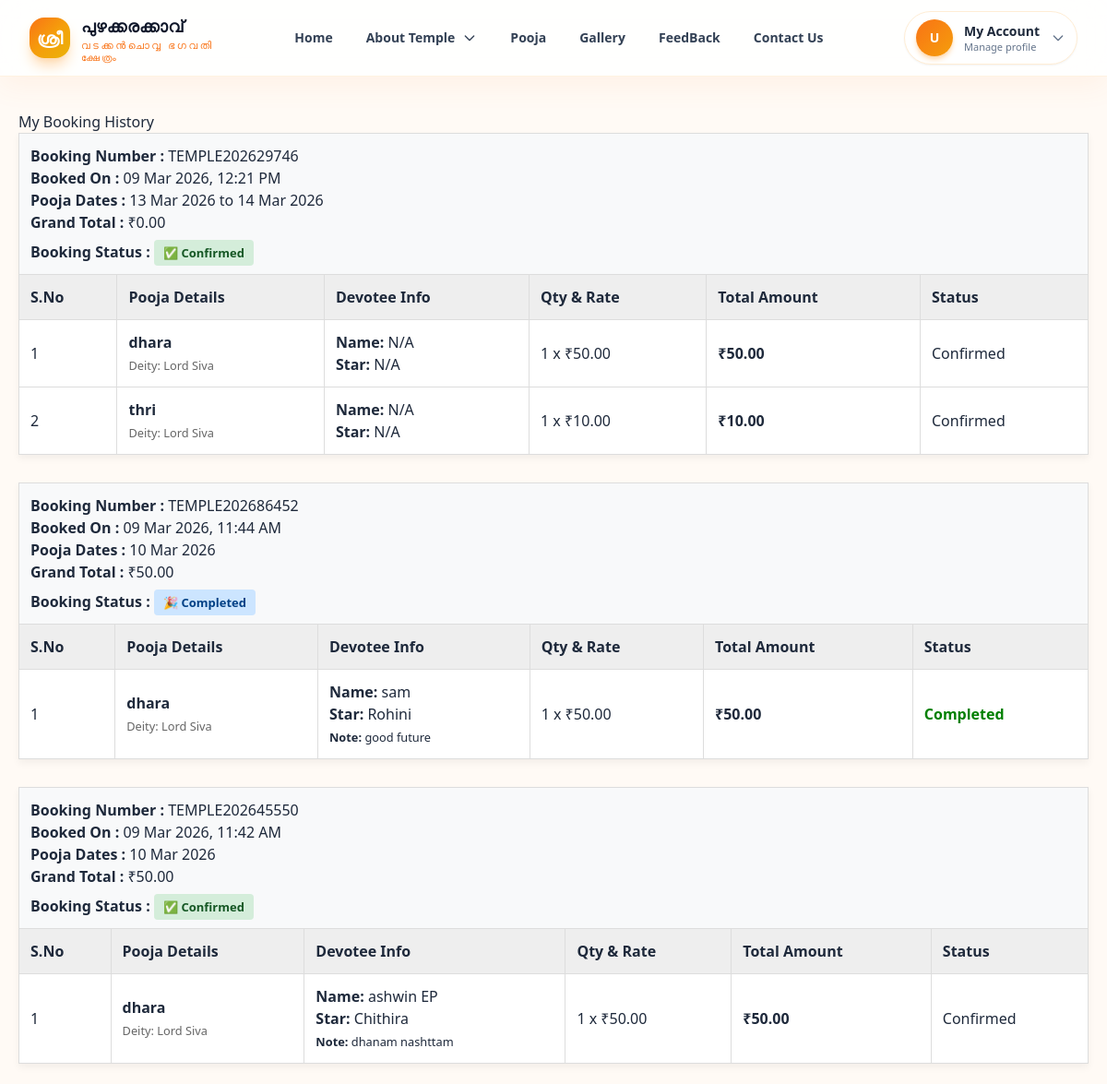
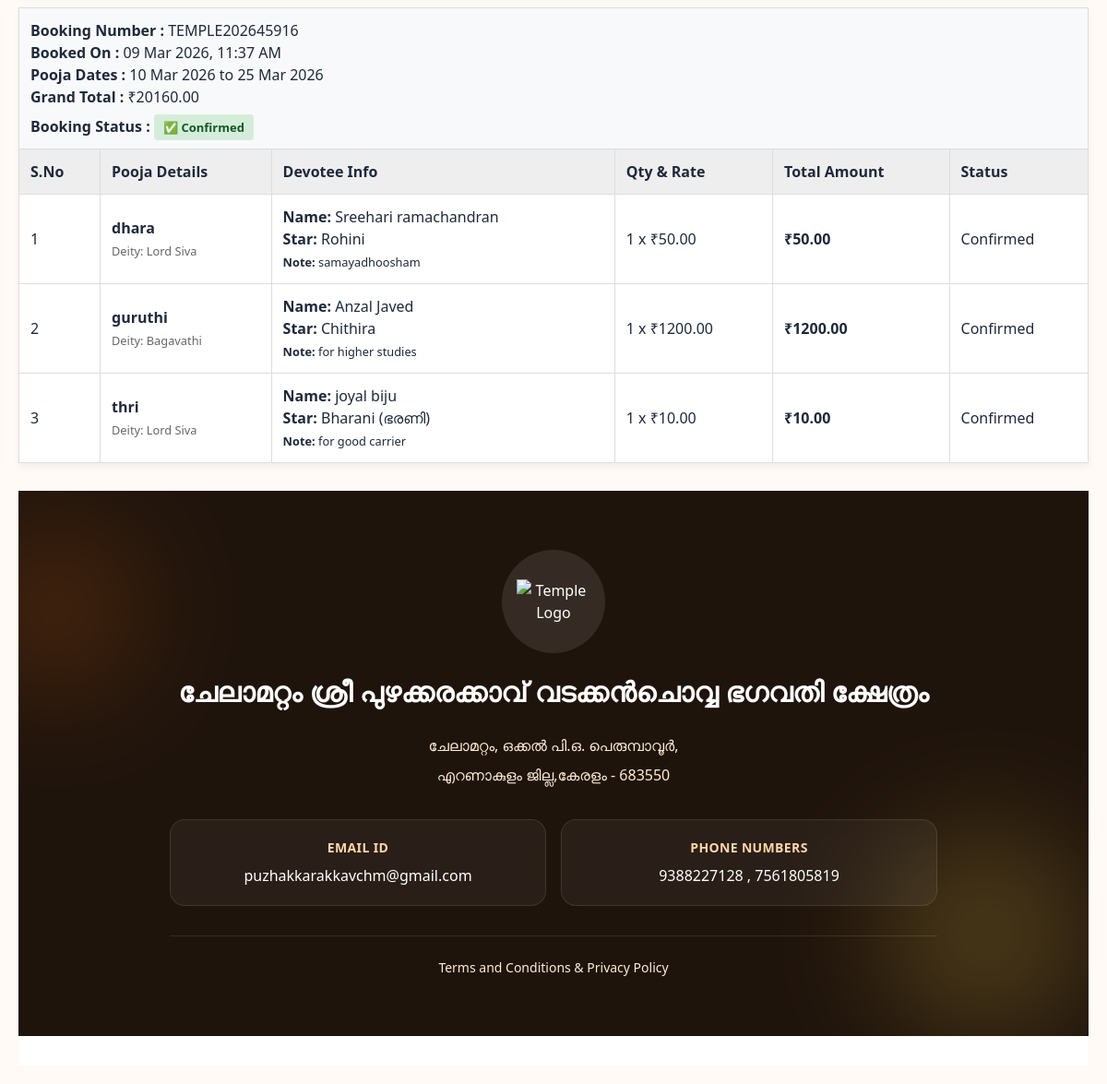
The page /User/Mybooking/ (signed in) on the database its author committed (2 pictures, top to bottom).
### User/models.py (models this page shows, shortened)
class tbl_booking(models.Model):
    class BookingStatus(models.IntegerChoices):
        PENDING = 0, "Pending"
        CONFIRMED = 1, "Confirmed"
        CANCELLED = 2, "Cancelled"
        COMPLETED = 3, "Completed"
    booking_number = models.CharField(max_length=30, unique=True)  # ex: TEMPLE2026XXXXX
    booking_date = models.DateTimeField(auto_now_add=True)
    booking_from_date = models.DateField()
    booking_to_date = models.DateField(blank=True, null=True)
    booking_status = models.IntegerField(choices=BookingStatus.choices, default=BookingStatus.PENDING)
    user_id = models.ForeignKey(tbl_user, on_delete=models.PROTECT)
    booking_subtotal = models.DecimalField(max_digits=10, decimal_places=2, default=0)
    booking_discount = models.DecimalField(max_digits=10, decimal_places=2, default=0)
    booking_total = models.DecimalField(max_digits=10, decimal_places=2, default=0)
    booking_notes = models.CharField(max_length=255, blank=True, null=True)
    cancelled_at = models.DateTimeField(blank=True, null=True)
    created_at = models.DateTimeField(auto_now_add=True)
    updated_at = models.DateTimeField(auto_now=True)
    class Meta:
        indexes = [
            models.Index(fields=["booking_number"]),
            models.Index(fields=["booking_status"]),
            models.Index(fields=["booking_from_date"]),
        ]

class tbl_booking_item(models.Model):
    class ItemStatus(models.IntegerChoices):
        PENDING = 0, "Pending"
        CONFIRMED = 1, "Confirmed"
        CANCELLED = 2, "Cancelled"
        COMPLETED = 3, "Completed"
    booking_id = models.ForeignKey(tbl_booking, on_delete=models.CASCADE, related_name="items")
    pooja_id = models.ForeignKey(tbl_pooja, on_delete=models.PROTECT)
    razorpay_order_id = models.CharField(max_length=100, null=True, blank=True)
    razorpay_payment_id = models.CharField(max_length=100, null=True, blank=True)
    razorpay_signature = models.CharField(max_length=255, null=True, blank=True)
    quantity = models.PositiveIntegerField(default=1)
    devotee_name = models.CharField(max_length=80, blank=True, null=True)
    birthstar_id = models.ForeignKey(tbl_birthstar, on_delete=models.PROTECT, blank=True, null=True)
    gotra = models.CharField(max_length=60, blank=True, null=True)
    special_request = models.CharField(max_length=255, blank=True, null=True)
    pooja_date = models.DateField()
    pooja_time = models.TimeField(blank=True, null=True)
    rate = models.DecimalField(max_digits=10, decimal_places=2)
    line_total = models.DecimalField(max_digits=10, decimal_places=2)
    item_status = models.IntegerField(choices=ItemStatus.choices, default=ItemStatus.PENDING)
    created_at = models.DateTimeField(auto_now_add=True)
    class Meta:
        indexes = [
            models.Index(fields=["pooja_date"]),
            models.Index(fields=["item_status"]),
        ]

### Admin/models.py (models this page shows, shortened)
class tbl_pooja(models.Model):
    pooja_name = models.CharField(max_length=120)
    pooja_details = models.TextField(blank=True, null=True)
    pooja_amount = models.DecimalField(max_digits=10, decimal_places=2)
    pooja_duration_mins = models.PositiveIntegerField(default=0)
    pooja_time_label = models.CharField(max_length=80, blank=True, null=True)
    deity_id = models.ForeignKey(tbl_deity, on_delete=models.PROTECT)
    pooja_is_active = models.BooleanField(default=True)
    created_at = models.DateTimeField(auto_now_add=True)
    updated_at = models.DateTimeField(auto_now=True)
    class Meta:
        unique_together = ("pooja_name", "deity_id")

class tbl_deity(models.Model):
    deity_name = models.CharField(max_length=80, unique=True)
    deity_image = models.FileField(upload_to="Assets/Admin/Deity/", null=True, blank=True)
    deity_is_active = models.BooleanField(default=True)

class tbl_birthstar(models.Model):
    birthstar_name = models.CharField(max_length=80, unique=True)

### User/views.py (the view)
# urls.py: path('Mybooking/',views.Mybooking,name="Mybooking"),
def Mybooking(request):
    bookingData = tbl_booking.objects.filter(
        user_id=request.session["uid"]
    ).exclude(
        booking_status=0
    ).order_by('-created_at') # Shows newest bookings first
    return render(request, 'User/MyBookings.html', {'bookingdata': bookingData})

### User/Templates/User/MyBookings.html (shortened to what this page needs)
{% extends 'User/Header.html' %}
{% block content %}
{% load mathfilters %}
<!DOCTYPE html>
<html lang="en">
<head>
    <link rel="stylesheet" href="https://cdnjs.cloudflare.com/ajax/libs/font-awesome/6.0.0/css/all.min.css">
</head>
<body>
    <h2>My Booking History</h2>
    {% for i in bookingdata %}
    <table class="booking-table">
        <tr class="booking-header">
            <td colspan="6">
                <strong>Booking Number :</strong> {{ i.booking_number }} <br>
                <strong>Booked On :</strong> {{ i.created_at|date:"d M Y, h:i A" }} <br>
                <strong>Pooja Dates :</strong> {{ i.booking_from_date|date:"d M Y" }}
                {% if i.booking_to_date %} to {{ i.booking_to_date|date:"d M Y" }} {% endif %} <br>
                <strong>Grand Total :</strong> ₹{{ i.booking_total }} <br>
                <div style="margin-top: 8px;">
                    <strong>Booking Status :</strong>
                    {% if i.booking_status == 1 %}
                        <span class="status-badge status-confirmed">✅ Confirmed</span>
                    {% elif i.booking_status == 2 %}
                        <span class="status-badge status-cancelled">❌ Cancelled</span>
                    {% elif i.booking_status == 3 %}
                        <span class="status-badge status-completed">🎉 Completed</span>
                    {% endif %}
                </div>
            </td>
        </tr>
        <tr style="background: #eee;">
            <th>S.No</th>
            <th>Pooja Details</th>
            <th>Devotee Info</th>
            <th>Qty & Rate</th>
            <th>Total Amount</th>
            <th>Status</th>
        </tr>
        {% for j in i.items.all %}
        <tr>
            <td>{{ forloop.counter }}</td>
            <td>
                <strong>{{ j.pooja_id.pooja_name }}</strong><br>
                <small style="color: #666;">Deity: {{ j.pooja_id.deity_id.deity_name }}</small>
            </td>
            <td>
                <strong>Name:</strong> {{ j.devotee_name|default:"N/A" }}<br>
                <strong>Star:</strong> {{ j.birthstar_id.birthstar_name|default:"N/A" }}
                {% if j.special_request %}
                    <br><small><strong>Note:</strong> {{ j.special_request }}</small>
                {% endif %}
            </td>
            <td>
                {{ j.quantity }} x ₹{{ j.rate }}
            </td>
            <td><strong>₹{{ j.line_total }}</strong></td>
            <td>
                {% if j.item_status == 1 %} Confirmed {% endif %}
                {% if j.item_status == 3 %} <span style="color: green; font-weight: bold;">Completed</span> {% endif %}
            </td>
        </tr>
        {% empty %}
        <tr>
            <td colspan="6" align="center">No poojas found in this booking.</td>
        </tr>
        {% endfor %}
    </table>
    {% empty %}
    <div style="background: #fff; padding: 20px; text-align: center; border-radius: 8px;">
        <p>You have no past bookings.</p>
        <a href="{% url 'User:ViewPoojas' %}" style="color: #2ecc71; text-decoration: none; font-weight: bold;">Book a Pooja Now</a>
    </div>
    {% endfor %}
</body>
</html>
{% endblock content %}

### User/Templates/User/MyBookings.html (style rules this page uses)
body { font-family: "Segoe UI", Arial, sans-serif; background: #f2f4f7; padding: 20px; }
.booking-table { width: 100%; border-collapse: collapse; background: #fff; margin-bottom: 30px; box-shadow: 0 4px 8px rgba(0,0,0,0.05); }
.booking-table th, .booking-table td { padding: 12px; border: 1px solid #ddd; text-align: left; }
.booking-header { background: #f8f9fa; }
.status-badge { padding: 5px 10px; border-radius: 4px; font-weight: bold; font-size: 13px; }
.status-confirmed { background: #d4edda; color: #155724; }
.status-completed { background: #cce5ff; color: #004085; }

### rows shown on the page
tbl_booking: booking_number "TEMPLE202629746", created_at "09 Mar 2026, 12:21 PM", booking_from_date "13 Mar 2026", booking_to_date "14 Mar 2026", booking_total "0.00", booking_status "✅ Confirmed"
tbl_booking_item: pooja_id.pooja_name "dhara", pooja_id.deity_id.deity_name "Lord Siva", devotee_name "N/A", birthstar_id.birthstar_name "N/A", quantity "1", rate "50.00", line_total "50.00", item_status "Confirmed"
tbl_booking_item: pooja_id.pooja_name "thri", pooja_id.deity_id.deity_name "Lord Siva", devotee_name "N/A", birthstar_id.birthstar_name "N/A", quantity "1", rate "10.00", line_total "10.00", item_status "Confirmed"
tbl_booking: booking_number "TEMPLE202686452", created_at "09 Mar 2026, 11:44 AM", booking_from_date "10 Mar 2026", booking_total "50.00", booking_status "🎉 Completed"
tbl_booking_item: pooja_id.pooja_name "dhara", pooja_id.deity_id.deity_name "Lord Siva", devotee_name "sam", birthstar_id.birthstar_name "Rohini", special_request "good future", quantity "1", rate "50.00", line_total "50.00", item_status "Completed"
tbl_booking: booking_number "TEMPLE202645550", created_at "09 Mar 2026, 11:42 AM", booking_from_date "10 Mar 2026", booking_total "50.00", booking_status "✅ Confirmed"
tbl_booking_item: pooja_id.pooja_name "dhara", pooja_id.deity_id.deity_name "Lord Siva", devotee_name "ashwin EP", birthstar_id.birthstar_name "Chithira", special_request "dhanam nashttam", quantity "1", rate "50.00", line_total "50.00", item_status "Confirmed"
tbl_booking: booking_number "TEMPLE202645916", created_at "09 Mar 2026, 11:37 AM", booking_from_date "10 Mar 2026", booking_to_date "25 Mar 2026", booking_total "20160.00", booking_status "✅ Confirmed"
tbl_booking_item: pooja_id.pooja_name "dhara", pooja_id.deity_id.deity_name "Lord Siva", devotee_name "Sreehari ramachandran", birthstar_id.birthstar_name "Rohini", special_request "samayadhoosham", quantity "1", rate "50.00", line_total "50.00", item_status "Confirmed"
tbl_booking_item: pooja_id.pooja_name "guruthi", pooja_id.deity_id.deity_name "Bagavathi", devotee_name "Anzal Javed", birthstar_id.birthstar_name "Chithira", special_request "for higher studies", quantity "1", rate "1200.00", line_total "1200.00", item_status "Confirmed"
tbl_booking_item: pooja_id.pooja_name "thri", pooja_id.deity_id.deity_name "Lord Siva", devotee_name "joyal biju", birthstar_id.birthstar_name "Bharani (ഭരണി)", special_request "for good carrier", quantity "1", rate "10.00", line_total "10.00", item_status "Confirmed"
